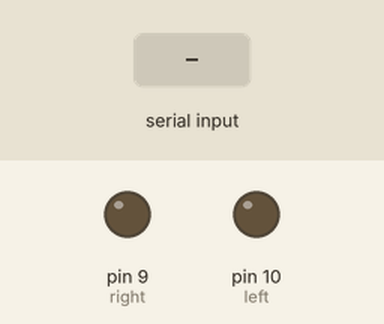
Simulated run of this sketch. Board: Arduino Uno, built with avr-gcc and run on an emulated ATmega328P. On the bench: output pins drawn as LEDs (lit = HIGH). The test bench sets the inputs (shaded band).

Above: at 1.2 s.
1.3 s: "L" received over Serial
At 2.5 s:
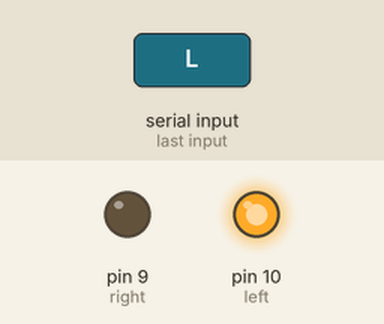
2.8 s: "R" received over Serial
At 3.7 s:
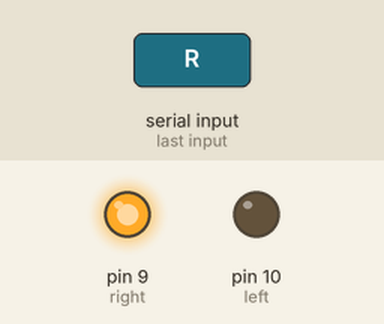
4.3 s: "U" received over Serial
At 4.8 s:
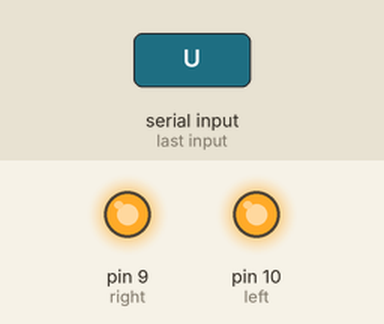
Timing chart, 0 to 10.8 s (numbered marks = the images above; inputs shaded):
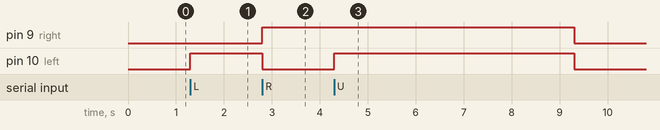

Measured:
- after the input at 1.3 s, pin 10 (left): LOW → HIGH at once
- after the input at 2.8 s, pin 9 (right): LOW → HIGH at once; pin 10 (left): HIGH → LOW at once
- after the input at 4.3 s, pin 9 (right): HIGH → LOW after 5.0 s instead of 3.5 s; pin 10 (left): LOW → HIGH at once, → LOW 5.0 s later

The sketch:

RLP_Bluetooth.ino
```cpp
// Constants
const int left = 10;
const int right = 9;
const long interval = 5000;
const unsigned long MAX_LONG = 2147483647;

char instruction;
long previousMillis = 0;

void setup()
{
	Serial.begin(9600); //set baud rate
	pinMode(left, OUTPUT);
	pinMode(right, OUTPUT);
}

void loop()
{
	unsigned long currentMillis = millis();
	if (Serial.available())
		instruction = char(Serial.read());

	if (instruction == 'L')
		SignalLeft();
	else if (instruction == 'R')
		SignalRight();
	else if (instruction == 'U')
		SignalUTurn();

	if (currentMillis - previousMillis > interval)
	{
		previousMillis = MAX_LONG;

		digitalWrite(right, LOW);
		digitalWrite(left, LOW);
	}
}

void SignalLeft()
{
	previousMillis = millis();
	digitalWrite(left, HIGH);
	digitalWrite(right, LOW);
	instruction = ' ';
}

void SignalRight()
{
	previousMillis = millis();
	digitalWrite(right, HIGH);
	digitalWrite(left, LOW);
	instruction = ' ';
}

void SignalUTurn()
{
	previousMillis = millis();
	digitalWrite(right, HIGH);
	digitalWrite(left, HIGH);
	instruction = ' ';
}
```
